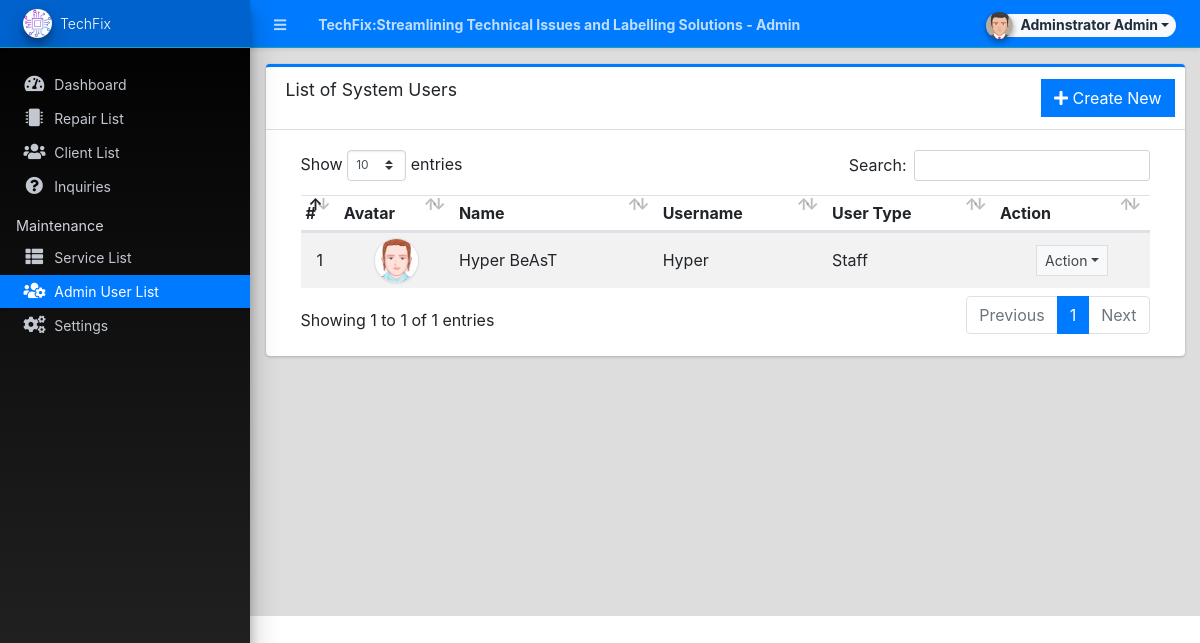
Page /admin/?page=user/list (signed in) on the committed database.
### tables this page shows
CREATE TABLE `users` (
  `id` int(50) NOT NULL,
  `firstname` varchar(250) NOT NULL,
  `middlename` text DEFAULT NULL,
  `lastname` varchar(250) NOT NULL,
  `username` text NOT NULL,
  `password` text NOT NULL,
  `avatar` text DEFAULT NULL,
  `last_login` datetime DEFAULT NULL,
  `type` tinyint(1) NOT NULL DEFAULT 0,
  `status` int(1) NOT NULL DEFAULT 1 COMMENT '0=not verified, 1 = verified',
  `date_added` datetime NOT NULL DEFAULT current_timestamp(),
  `date_updated` datetime DEFAULT NULL ON UPDATE current_timestamp()
);

### config.php (called while the page is built, shortened)
<?php
function validate_image($file){
	if(!empty($file)){
        $ex = explode('?',$file);
        $file = $ex[0];
        $param =  isset($ex[1]) ? '?'.$ex[1]  : '';
		if(is_file(base_app.$file)){
			return base_url.$file.$param;
		}else{
			return base_url.'dist/img/no-image-available.png';
		}
	}else{
		return base_url.'dist/img/no-image-available.png';
	}
}
?>

### admin/user/list.php (the view, shortened to what this page needs)
<div class="card card-outline card-primary">
	<div class="card-header">
		<h3 class="card-title">List of System Users</h3>
		<div class="card-tools">
			<a href="?page=user/manage_user" class="btn btn-flat btn-primary"><span class="fas fa-plus"></span>  Create New</a>
		</div>
	</div>
	<div class="card-body">
		<div class="container-fluid">
        <div class="container-fluid">
			<table class="table table-hover table-striped">
				<!-- <colgroup>
					<col width="5%">
					<col width="10%">
					<col width="20%">
					<col width="20%">
					<col width="15%">
					<col width="15%">
					<col width="10%">
				</colgroup> -->
				<thead>
					<tr>
						<th>#</th>
						<th>Avatar</th>
						<th>Name</th>
						<th>Username</th>
						<th>User Type</th>
						<th>Action</th>
					</tr>
				</thead>
				<tbody>
					<?php
						$i = 1;
						$qry = $conn->query("SELECT *,concat(firstname,' ',lastname) as name from `users` where id != '1' order by concat(firstname,' ',lastname) asc ");
						while($row = $qry->fetch_assoc()):
					?>
						<tr>
							<td class="text-center"><?php echo $i++; ?></td>
							<td class="text-center"><img src="<?php echo validate_image($row['avatar']) ?>" class="img-avatar img-thumbnail p-0 border-2" alt="user_avatar"></td>
							<td><?php echo ucwords($row['name']) ?></td>
							<td ><p class="m-0 truncate-1"><?php echo $row['username'] ?></p></td>
							<td ><p class="m-0"><?php echo ($row['type'] == 1 )? "Adminstrator" : "Staff" ?></p></td>
							<td align="center">
								 <button type="button" class="btn btn-flat btn-default btn-sm dropdown-toggle dropdown-icon" data-toggle="dropdown">
				                  		Action
				                  </button>
							</td>
						</tr>
					<?php endwhile; ?>
				</tbody>
			</table>
		</div>
		</div>
	</div>
</div>

### admin/user/list.php (style rules this page uses)
.img-avatar { width:45px; height:45px; object-fit:cover; object-position:center center; border-radius:100%; }

### rows in the picture
users: avatar (picture), name "Hyper BeAsT", username "Hyper", type "Staff"

### other values in the picture
$_settings->info('name') "TechFix:Streamlining Technical Issues and Labelling Solutions"
$_settings->userdata('firstname').' '.$_settings->userdata('lastname') "Adminstrator Admin"
$_settings->info('short_name') "TechFix"
